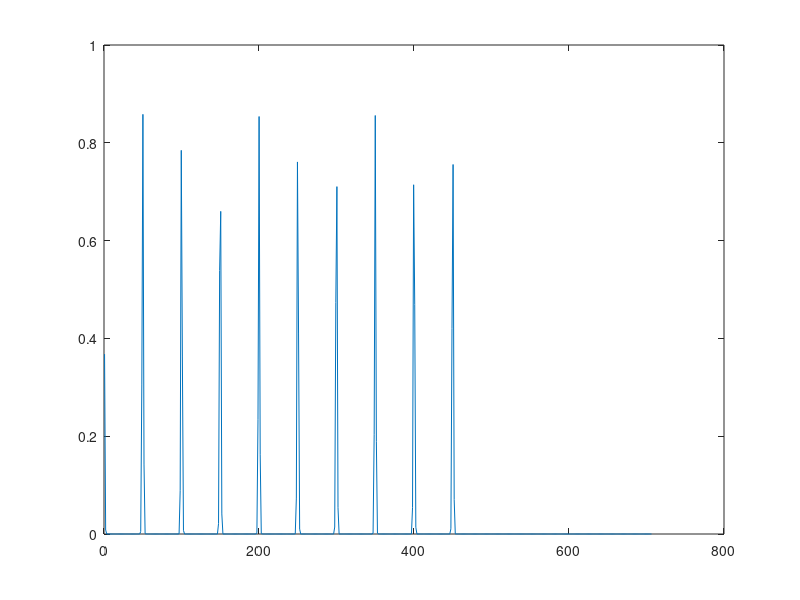

The MATLAB source for this figure:
clear;
clc;

shape = [1000, 1000];   % shape of image
% position of center
x_c = 500;
y_c = 500;
rings = 0:50:450;
x = 0:shape(1) - 1;
y = 0:shape(2) - 1;
x = x - x_c;
y = y - y_c;
% y = meshgrid(a) + meshgrid(b)' gives outer sum of two vectors a and b
z = meshgrid(x.*x) + meshgrid(y.*y)';
r = sqrt(z);
img = 0;
for i = 1:length(rings)
    img = img + exp(-(r - rings(i)).^2);   % gaussian profile
end

%[R, I] = integrate(img, r, 500);

bins = 500;

rmin = min(r(:));
rmax = max(r(:));
delta_r = (rmax - rmin)/(2.0 * bins);
integrated = zeros(1,bins);
positions = linspace(rmin + delta_r, rmax - delta_r, bins);
for i = 1:length(positions)
   valid = abs(r - positions(i)) < delta_r;
   pix_pos = find(valid);
   intensities = img(pix_pos);
   integrated(i) = mean(intensities);
end

R = positions;
I = integrated;

plot(R, I)
